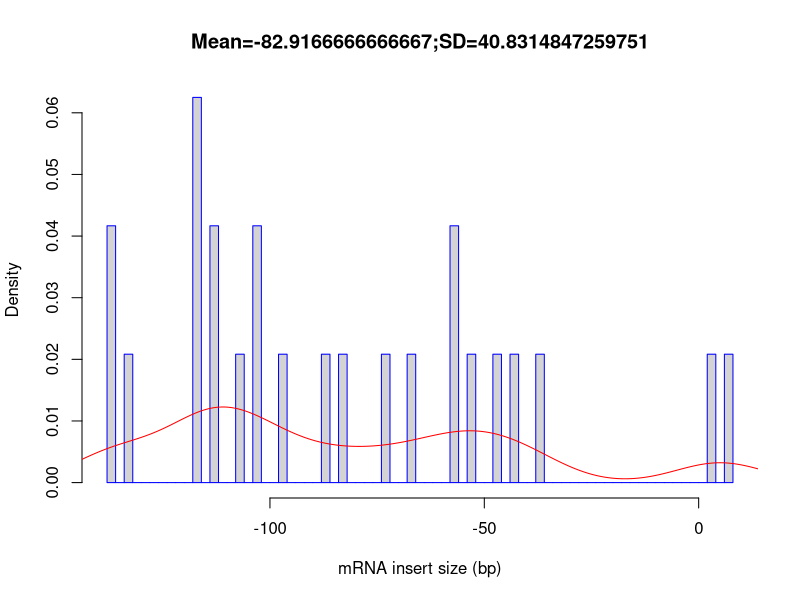

The R script that drew this image:
out_file = 'Mmus_BAL-TAL_LRTN_FLT_Rep2_F7'
pdf('Mmus_BAL-TAL_LRTN_FLT_Rep2_F7.inner_distance_plot.pdf')
fragsize=rep(c(-147.5,-142.5,-137.5,-132.5,-127.5,-122.5,-117.5,-112.5,-107.5,-102.5,-97.5,-92.5,-87.5,-82.5,-77.5,-72.5,-67.5,-62.5,-57.5,-52.5,-47.5,-42.5,-37.5,-32.5,-27.5,-22.5,-17.5,-12.5,-7.5,-2.5,2.5,7.5,12.5,17.5,22.5,27.5,32.5,37.5,42.5,47.5,52.5,57.5,62.5,67.5,72.5,77.5,82.5,87.5,92.5,97.5,102.5,107.5,112.5,117.5,122.5,127.5,132.5,137.5,142.5,147.5,152.5,157.5,162.5,167.5,172.5,177.5,182.5,187.5,192.5,197.5,202.5,207.5,212.5,217.5,222.5,227.5,232.5,237.5,242.5,247.5,252.5,257.5,262.5,267.5,272.5,277.5,282.5,287.5,292.5,297.5,302.5,307.5,312.5,317.5,322.5,327.5,332.5,337.5,342.5,347.5),times=c(0,0,2,1,0,0,3,2,1,2,1,0,1,1,0,1,1,0,2,1,1,1,1,0,0,0,0,0,0,0,1,1,0,0,0,0,0,0,0,0,0,0,0,0,0,0,0,0,0,0,0,0,0,0,0,0,0,0,0,0,0,0,0,0,0,0,0,0,0,0,0,0,0,0,0,0,0,0,0,0,0,0,0,0,0,0,0,0,0,0,0,0,0,0,0,0,0,0,0,0))
frag_sd = sd(fragsize)
frag_mean = mean(fragsize)
frag_median = median(fragsize)
write(x=c("Name","Mean","Median","sd"), sep="	", file=stdout(),ncolumns=4)
write(c(out_file,frag_mean,frag_median,frag_sd),sep="	", file=stdout(),ncolumns=4)
hist(fragsize,probability=T,breaks=100,xlab="mRNA insert size (bp)",main=paste(c("Mean=",frag_mean,";","SD=",frag_sd),collapse=""),border="blue")
lines(density(fragsize,bw=10),col='red')
dev.off()
